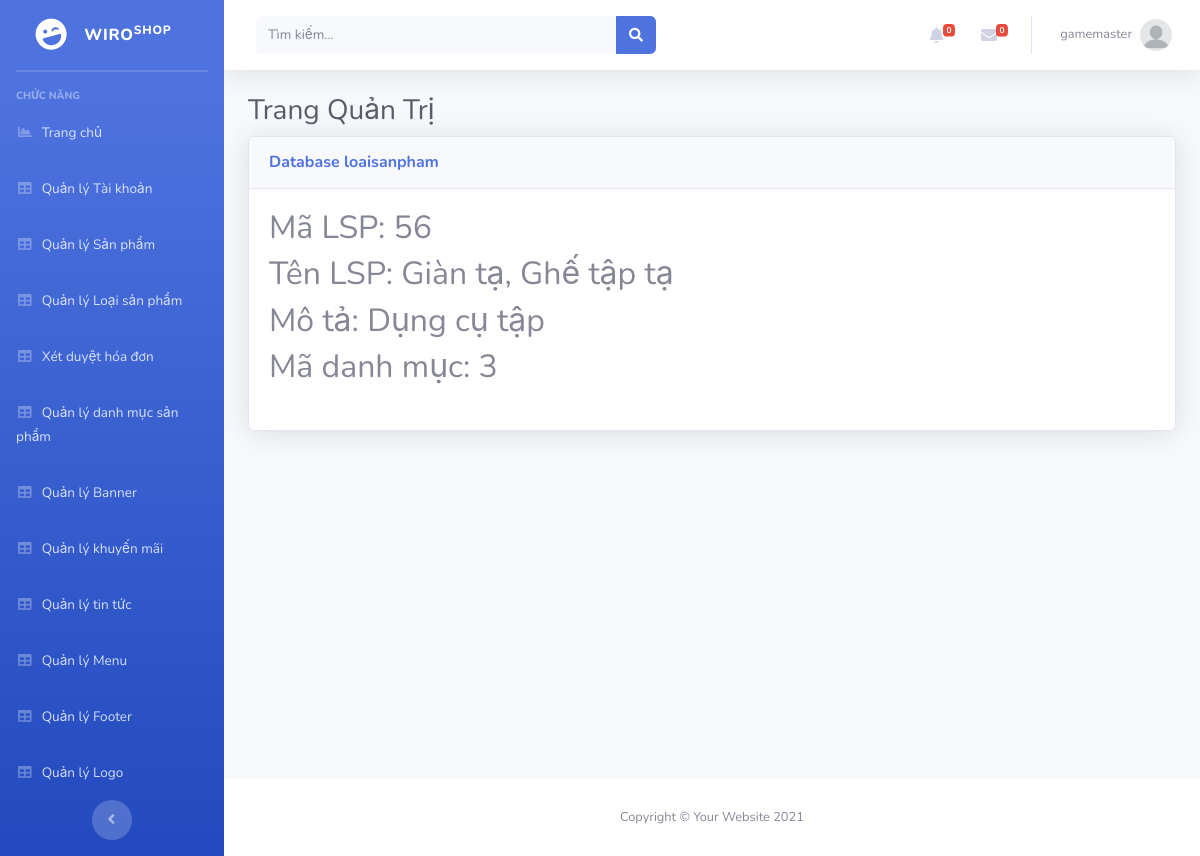
/Admin/index.php?mod=loaisanpham&act=detail&id=56 (signed in), run on the app's committed database.
### tables this page shows
CREATE TABLE `loaisanpham` (
  `MaLSP` int(11) NOT NULL,
  `TenLSP` varchar(70) NOT NULL,
  `HinhAnh` varchar(200) NOT NULL,
  `Mota` varchar(200) NOT NULL,
  `MaDM` int(11) NOT NULL
);

### Admin/MVC/controllers/LoaisanphamController.php (called while the page is built, shortened)
<?php
class LoaisanphamController
{
	var $loaisanpham_model;
	function __construct()
	{
		$this->loaisanpham_model = new loaisanpham();
	}
	public function detail()
	{
		$id = isset($_GET['id']) ? $_GET['id'] : 5;
		$data = $this->loaisanpham_model->find($id);
		require_once("MVC/Views/Admin/index.php");
	}
}

### Admin/MVC/Models/connection.php (called while the page is built, shortened)
<?php
    class Connection{
        function __construct()
        {
            $severname ="localhost";
            $username ="root";
            $password ="";
            $db_name ="wiroshop";
            $this->conn = new mysqli($severname,$username,$password,$db_name);
        }
    }
?>

### Admin/MVC/Models/model.php (called while the page is built, shortened)
<?php
require_once("connection.php");
class Model
{
    var $conn;
    var $table;
    var $contens;
    function __construct()
    {
        $conn_obj = new Connection();
        $this->conn = $conn_obj->conn;
    }
    function find($id)
    {
        $query = "select * from $this->table where $this->contens = $id";
         return $this->conn->query($query)->fetch_assoc();
    }
}

### Admin/MVC/Views/loaisanpham/detail.php (the view)
<table class="table table-bordered" id="dataTable" width="100%" cellspacing="0">
    <h2>Mã LSP: <?= $data['MaLSP'] ?></h2>
    <h2>Tên LSP: <?= $data['TenLSP'] ?></h2>
    <h2>Mô tả: <?= $data['Mota'] ?></h2>
    <h2>Mã danh mục: <?= $data['MaDM'] ?></h2>
</table>

### data on the page
loaisanpham: MaLSP "56", TenLSP "Giàn tạ, Ghế tập tạ", Mota "Dụng cụ tập", MaDM "3"

### other printed values
$_SESSION['login']['TaiKhoan'] "gamemaster"
$mod "loaisanpham"
